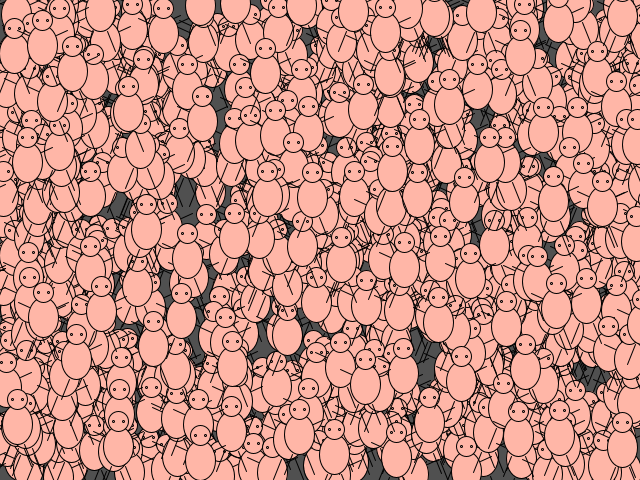
Frame 1 (no input)
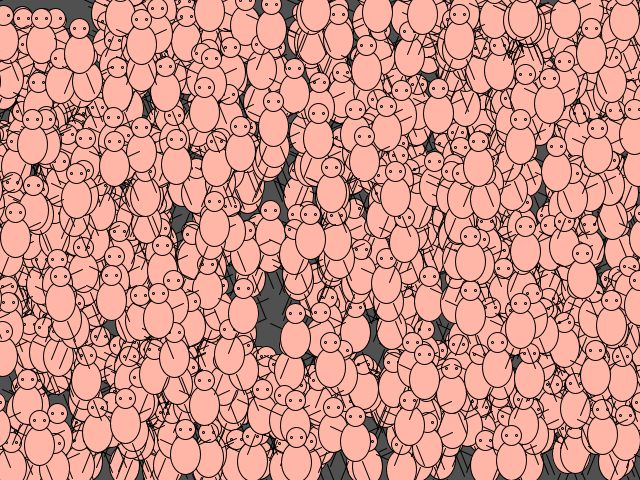
Frame 60 (the mouse pressed at the canvas centre just before this capture)
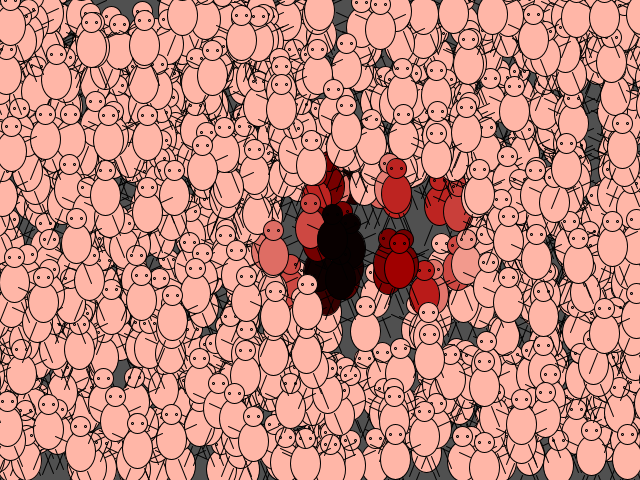
Frame 120 (the mouse held since frame 60 and released just before this capture)

The Processing sketch that drew these frames (run headless with seeded random() and noise(); from frame 60 on, the mouse is pressed at the canvas centre):

// Processing sketch: processing_26576
// ── processing_26576.pde


//BURNER by Tian Wang z3330180//

/*
Instructions:
-Move mouse to push humans around the screen
-Hold any mouse button to cook
-Press space to reset and reseed screen
*/

Human[] humans = new Human[800]; 
//humans array declaration
//Human[x] where x = number of humans to be spawned on screen

void setup(){
  size(640, 480);
  
  for (int i = 0; i<humans.length; i++){
    humans[i] = new Human(random(0, width+50), random(0, height), random(1,2));//hX, hY, hXSpeed
  }/*new human loop for humans array max length, "i" increases 
   every frame until it hits max humans array length*/

  //smooth(); //turned off because it lags the game
  
} //END OF SETUP() FUNCTION

void draw(){
 background(80);
 for (int i = 0; i<humans.length; i++){
   humans[i].update();
   humans[i].display();
 } 
 /*each human will play the update and display function 
 within the array of humans. Reference to 'Arrays of Objects' section of 'Getting Started with Processing'*/
 
 if (keyPressed){
   if ((key==' ')) //when spacebar is pressed
   {
     setup(); //restarts the program, reseeds the humans
   }
 }
} //END OF DRAW() FUNCTION

class Human{
  
  //colour vars
  float redCol; //red colour value for skinCol
  float greenCol; //green colour value for skinCol
  float blueCol; //blue colour value for skinCol
  color skinCol; //human skin colour
  
  //location vars
  float hX; //x coordinate of human
  float hY; //y coordinate of human
  float hXSpeed; //x speed variable
  float hYSpeed; //y speed variable
  
  //mouse vars
  int pushDist; 
  float pushSpeed; 
  int cookDist;
  float cookStrength; 
  /*cookStrength is a multiplyer 
  (e.g 2 = 2x the original cooking power)*/
  
  Human(float temphX, float temphY, float temphXSpeed){
    
    /*temp vars used to pass in values from external. 
    Refer to pg133 of 'Getting Started with Processing' textbook */
    hX = temphX; 
    hY = temphY;
    hXSpeed = temphXSpeed;
    
    //colours
    redCol = 255;
    greenCol = 182;
    blueCol = 167;
    skinCol = color(redCol, greenCol, blueCol);
    
    //mouse
    pushDist = 40;
    pushSpeed = 5;
    cookDist = 50;
    cookStrength = 4; 
   
  }
  
  void update(){
    
   float hYSpeed = random(-1, 1); //random vertical jittering
   
   hX += hXSpeed; //initial x speed
   hY += hYSpeed; //initialy y speed
 
   if (mouseX > hX - pushDist && mouseX < hX && mouseY<hY + pushDist && mouseY>hY-pushDist && mousePressed == false){
     //println("pushing");
     hX += pushSpeed;
   } //push left horizontal segment
   
   if (mouseX > hX && mouseX < hX +pushDist && mouseY<hY+pushDist && mouseY>hY-pushDist && mousePressed == false){
     // println("pushing");
     hX -= pushSpeed; 
   } //push right horizontal segment
   
   if (mouseX > hX - pushDist && mouseX < hX +pushDist && mouseY<hY && mouseY>hY-pushDist && mousePressed == false){
     //println("pushing");
     hY += pushSpeed; 
   } //push lower vertical segment
   
   if (mouseX > hX - pushDist && mouseX < hX +pushDist && mouseY<hY+pushDist && mouseY>hY && mousePressed == false){
     //println("pushing");
     hY -= pushSpeed; 
   } //push upper vertical segment
   
   if (mouseX > hX - cookDist && mouseX < hX +cookDist && mouseY<hY+cookDist && mouseY>hY-cookDist && mousePressed == true){
     //println("SHAKING");
     
     hXSpeed -= map(redCol, 255, 0, 0, 0.07); 
     /*the longer you cook them, the slower and weaker they become, 
     relative to the red colour value of their bodies*/
 
     hX += random(-7, 7); //vibrate horizontally
     hY += random(-7, 7); //vibrate vertically
     redCol -= 1.025 * cookStrength; //col change
     greenCol -= 2.275 * cookStrength;//col change
     blueCol -= 2.0875 * cookStrength;//col change
     skinCol = color(redCol, greenCol, blueCol); //update new skinCol
     
     //humans[800] += 10;
     //humans[801]=new Human(random(0, width+50), random(0, height), random(1,2));
     //humans[801].update();
     //humans[801].display();
     //ABOVE: just some experimenting to try and understand arrays more. please ignore. 
  }
   
   
   
   if (hXSpeed < 0){
     hXSpeed = 0;
   } //set minimum speed of human to 0 so they won't move backwards
   
   if (redCol <0){
     redCol =0;
   } //set minimum redcol to 0 for better optimisation
   
   /*if (redCol <= 100){
     hXSpeed = 0;
   }
   
   if (redCol < 255 && redCol > 200){
     hXSpeed = random(2, 3);
   }
   
   if (redCol <= 200 && redCol >100){
     hXSpeed = random(0.5, 1);
   } */
   //ABOVE: conditions no longer needed after implementing redCol mapping for hXSpeed
   
   if (hX - 20 > width){
     hX = -20;
   } //teleports human back to beginning x of screen after its body exceeds width max
 
   if (hY + 10> height){
     hY -= 1;
   } //vertical border boundaries
   
   if (hY - 10 < 0){
     hY += 1;
   } //vertical border boundaries
 }
 
  void display (){
    pushMatrix();
    
    //scale(hScale);
    //rotate(hRotate);
    //ABOVE: unused
    
    //body
    fill(skinCol);
    ellipse(hX, hY, 30, 40);
    
    //head
    fill(skinCol);
    ellipse(hX, hY - 25, 20, 20);
    
    //face
    ellipse(hX + 5, hY - 25, 2, 2); //right eye
    ellipse(hX - 5, hY - 25, 2, 2); //left eye
    
    //arms
    line(hX + 14, hY - 10, hX + 25, hY - 15); //right arm
    line(hX - 14, hY - 10, hX - 25, hY - 15); //left arm
    
    //legs
    line(hX + 7, hY + 20, hX + 15, hY +40);//right leg
    line(hX - 7, hY + 20, hX - 15, hY +40);//left leg
    
    popMatrix();
  }
}//END OF HUMAN CLASS
